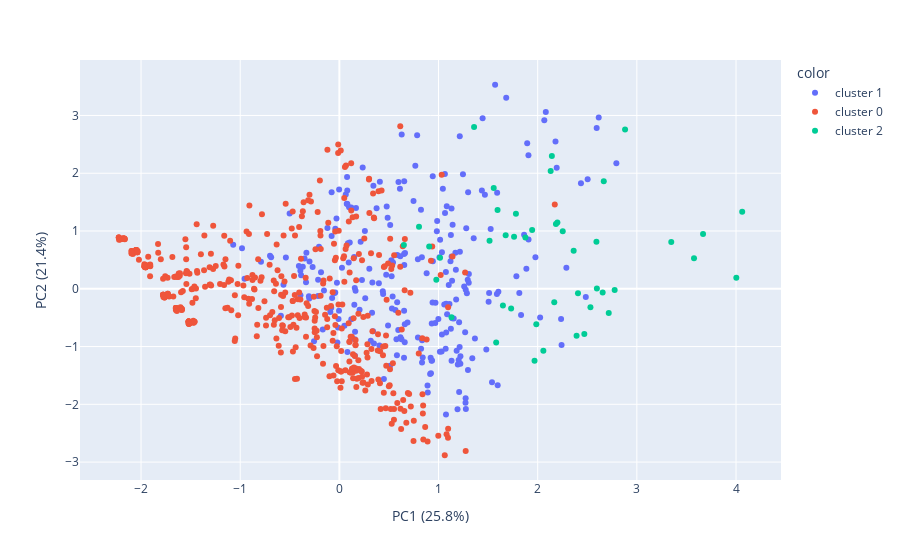

Notebook code cell kept with this figure:
### Code cell
plot_pca(components=components)

### Figure 1 — Plotly figure (JSON) as saved in the notebook; plotly's stock layout.template omitted (floating-point values rounded to 4 significant figures; data arrays with more than 128 entries replaced by an {"elided": "..."} marker saying what was removed)
{"data": [{"hovertemplate": "color=cluster 1<br>PC1 (25.8%)=%{x}<br>PC2 (21.4%)=%{y}<extra></extra>", "legendgroup": "cluster 1", "marker": {"color": "#636efa", "symbol": "circle"}, "mode": "markers", "name": "cluster 1", "orientation": "v", "showlegend": true, "type": "scatter", "x": {"elided": "244 float values"}, "xaxis": "x", "y": {"elided": "244 float values"}, "yaxis": "y"}, {"hovertemplate": "color=cluster 0<br>PC1 (25.8%)=%{x}<br>PC2 (21.4%)=%{y}<extra></extra>", "legendgroup": "cluster 0", "marker": {"color": "#EF553B", "symbol": "circle"}, "mode": "markers", "name": "cluster 0", "orientation": "v", "showlegend": true, "type": "scatter", "x": {"elided": "459 float values"}, "xaxis": "x", "y": {"elided": "459 float values"}, "yaxis": "y"}, {"hovertemplate": "color=cluster 2<br>PC1 (25.8%)=%{x}<br>PC2 (21.4%)=%{y}<extra></extra>", "legendgroup": "cluster 2", "marker": {"color": "#00cc96", "symbol": "circle"}, "mode": "markers", "name": "cluster 2", "orientation": "v", "showlegend": true, "type": "scatter", "x": [1.968, 1.876, 4.003, 1.595, 2.167, 2.881, 2.716, 1.514, 1.986, 2.057, 2.592, 2.47, 2.143, 2.776, 2.392, 1.781, 4.062, 2.406, 2.532, 2.597, 1.944, 1.015, 2.363, 3.668, 0.6507, 2.253, 0.9059, 1.677, 2.199, 2.655, 3.347, 1.131, 1.762, 1.581, 2.131, 2.666, 3.576, 2.184, 1.649, 0.9777, 0.803, 1.359, 1.732, 1.557], "xaxis": "x", "y": [-1.247, 0.8872, 0.191, 1.363, -0.2317, 2.758, -0.4178, 0.8305, -0.614, -1.071, 0.8119, -0.7825, 2.301, -0.02274, -0.8149, 1.301, 1.332, -0.07849, -0.3199, 0.002634, 1.018, 0.5366, 0.6565, 0.9472, 0.7576, 0.9962, 0.7298, 0.9269, 1.147, -0.06432, 0.8077, -0.4942, 0.9015, -0.9292, 2.038, 1.862, 0.5275, 1.12, -0.2874, 0.1582, 1.076, 2.801, -0.341, 1.743], "yaxis": "y"}], "layout": {"autosize": true, "legend": {"title": {"text": "color"}, "tracegroupgap": 0}, "margin": {"t": 60}, "xaxis": {"anchor": "y", "autorange": true, "domain": [0, 1], "range": [-2.615, 4.453], "title": {"text": "PC1 (25.8%)"}, "type": "linear"}, "yaxis": {"anchor": "x", "autorange": true, "domain": [0, 1], "range": [-3.378, 4.028], "title": {"text": "PC2 (21.4%)"}, "type": "linear"}}}
